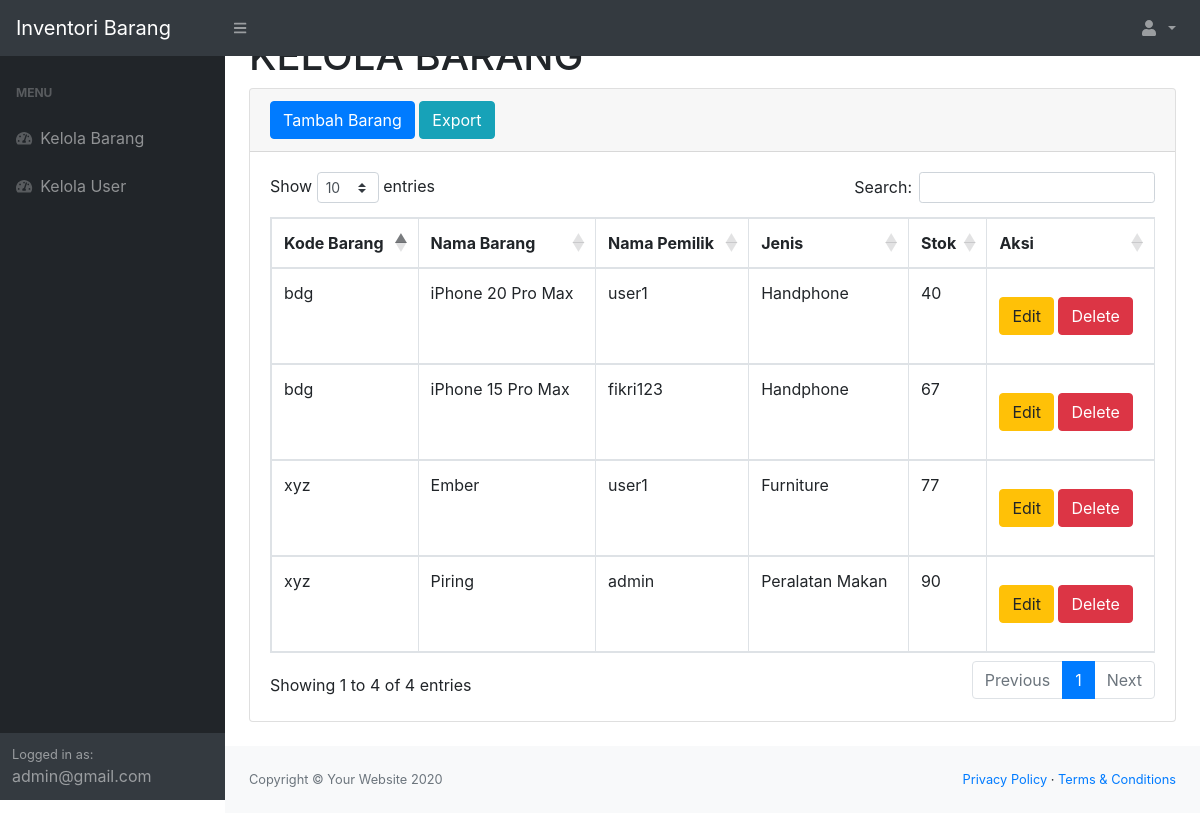
Screenshot of /index.php (signed in) with the database file from the repository.
### tables this page shows
CREATE TABLE `barang` (
  `idbarang` int(11) NOT NULL,
  `kode` varchar(50) NOT NULL,
  `namabarang` varchar(50) NOT NULL,
  `jenisbarang` varchar(25) NOT NULL,
  `stock` int(11) NOT NULL,
  `owner_id` int(11) NOT NULL,
  `name` varchar(11) DEFAULT NULL
);

### index.php (the view, shortened to what this page needs)
<?php
    require "control/crudBarang.php";
?>
<!DOCTYPE html>
<html lang="en">
    <head>
        <link href="css/styles.css" rel="stylesheet" />
        <link href="https://cdn.datatables.net/1.13.7/css/dataTables.bootstrap5.min.css" rel="stylesheet" />
        <link href="https://cdn.datatables.net/buttons/2.4.2/css/buttons.bootstrap5.min.css" rel="stylesheet" />
    </head>
    <body class="sb-nav-fixed">
        <nav class="sb-topnav navbar navbar-expand navbar-dark bg-dark">
                <a class="navbar-brand" href="index.php">Inventori Barang</a>
                <button class="btn btn-link btn-sm order-1 order-lg-0" id="sidebarToggle" href="#">
                    <i class="fas fa-bars"></i>
                </button>
                <ul class="navbar-nav ml-auto">
                    <li class="nav-item dropdown">
                        <a class="nav-link dropdown-toggle" id="userDropdown" href="#" role="button" data-toggle="dropdown" aria-haspopup="true" aria-expanded="false">
                            <i class="fas fa-user fa-fw"></i>
                        </a>
                </li>
            </ul>
        </nav>
        <div id="layoutSidenav">
            <div id="layoutSidenav_nav">
                <nav class="sb-sidenav accordion sb-sidenav-dark" id="sidenavAccordion">
                    <div class="sb-sidenav-menu">
                        <div class="nav">
                            <div class="sb-sidenav-menu-heading">Menu</div>
                            <a class="nav-link" href="index.php">
                                <div class="sb-nav-link-icon"><i class="fas fa-tachometer-alt"></i></div>
                                Kelola Barang
                            </a>
                            <a class="nav-link" href="user.php">
                                <div class="sb-nav-link-icon"><i class="fas fa-tachometer-alt"></i></div>
                                Kelola User
                            </a>
                        </div>
                    </div>
                    <div class="sb-sidenav-footer">
                        <div class="small">Logged in as:</div>
                        <?php echo isset($_SESSION['email']) ? $_SESSION['email'] : 'Tidak ada email'; ?>
                    </div>
                </nav>
            </div>
            <div id="layoutSidenav_content">
                <main>
                    <div class="container-fluid">
                        <h1 class="mt-n4">KELOLA BARANG</h1>
                        <div class="card mb-4">
                            <div class="card-header">
                                <button type="button" class="btn btn-primary" data-toggle="modal" data-target="#myModal">
                                    Tambah Barang
                                </button>
                                <a id="export-btn" class="btn btn-info" role="button">Export</a>
                            </div>
                            <div class="card-body">
                                <div class="table-responsive">
                                    <table class="table table-bordered" id="dataTable" width="100%" cellspacing="0">
                                        <thead>
                                            <tr>
                                                <th>Kode Barang</th>
                                                <th>Nama Barang</th>
                                                <th>Nama Pemilik</th>
                                                <th>Jenis</th>
                                                <th>Stok</th>
                                                <th>Aksi</th>
                                            </tr>
                                        </thead>
                                        <tbody>
                                            <?php
                                                $selectALL = mysqli_query($conn, "SELECT * FROM barang");
                                                while ($data = mysqli_fetch_array($selectALL)) {
                                                    $idb = $data['idbarang'];
                                                    $kodeb = $data['kode'];
                                                    $namabarang = $data['namabarang'];
                                                    $owner = $data['name'];
                                                    $jenis = $data['jenisbarang'];
                                                    $stock = $data['stock'];
                                            ?>
                                                    <tr>
                                                        <td><?=$kodeb;?></td>
                                                        <td><?=$namabarang;?></td>
                                                        <td><?=$owner;?></td>
                                                        <td><?=$jenis;?></td>
                                                        <td><?=$stock;?></td>
                                                        <td>
                                                            <button type="submit" class="btn btn-warning my-3" data-toggle="modal" data-target="#edit<?=$idb;?>">Edit</button>
                                                            <button type="submit" class="btn btn-danger my-3" data-toggle="modal" data-target="#delete<?=$idb;?>">Delete</button>
                                                        </td>
                                                    </tr>
                                            <?php
                                            }
                                            ?>
                                        </tbody>
                                    </table>
                                </div>
                            </div>
                        </div>
                    </div>
                </main>
                <footer class="py-4 bg-light mt-auto">
                    <div class="container-fluid">
                        <div class="d-flex align-items-center justify-content-between small">
                            <div class="text-muted">Copyright &copy; Your Website 2020</div>
                            <div>
                                <a href="#">Privacy Policy</a>
                                &middot;
                                <a href="#">Terms &amp; Conditions</a>
                            </div>
                        </div>
                    </div>
                </footer>
            </div>
        </div>
    </body>
</html>

### rows the page displays
barang: kode "bdg", namabarang "iPhone 20 Pro Max", name "user1", jenisbarang "Handphone", stock "40"
barang: kode "bdg", namabarang "iPhone 15 Pro Max", name "fikri123", jenisbarang "Handphone", stock "67"
barang: kode "xyz", namabarang "Ember", name "user1", jenisbarang "Furniture", stock "77"
barang: kode "xyz", namabarang "Piring", name "admin", jenisbarang "Peralatan Makan", stock "90"

### other values shown
$_SESSION['email'] "admin@gmail.com"
